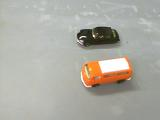
%> input picture Day03/toycars1.png, 160 x 120 px
$ octave eX04.m   (GNU Octave 9; MATLAB toolbox functions it lacks are replaced by stand-ins)
%> lines starting %> are read from the running program, lines starting %| are printed output that depends on the picture
%power law transformation

A = imread('toycars1.png');
%> A is the input picture: size 120x160x3 uint8; mean R, G, B 173.1, 171.4, 163
subplot(2,2,1);
imshow(A);

Id = im2double(A);
output1 = 2* (Id.^0.5);
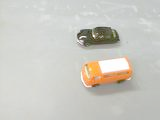
%> output1: size 120x160x3 double; mean R, G, B 1.64, 1.63, 1.58; drawn with min black and max white
output2 = 2* (Id.^1.5);
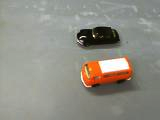
%> output2: size 120x160x3 double; mean R, G, B 1.13, 1.12, 1.05; drawn with min black and max white
output3 = 2* (Id.^3.0);
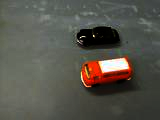
%> output3: size 120x160x3 double; mean R, G, B 0.681, 0.665, 0.597; drawn with min black and max white


subplot(2,2,2);
imshow(output1);
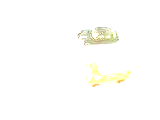
%> displayed picture: size 120x160x3, on the screen's scale of 0 to 255; mean R, G, B 254, 253.9, 251.4

subplot(2,2,3);
imshow(output2);
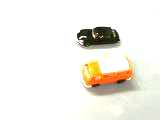
%> displayed picture: size 120x160x3, on the screen's scale of 0 to 255; mean R, G, B 242.4, 239, 231.2

subplot(2,2,4);
imshow(output3);
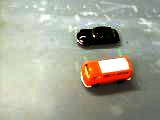
%> displayed picture: size 120x160x3, on the screen's scale of 0 to 255; mean R, G, B 165.7, 165.7, 148.9

$ run again, with Day03/toycars2.png copied over Day03/toycars1.png
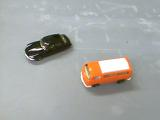
%> input picture Day03/toycars2.png, 160 x 120 px
%> A is the input picture: size 120x160x3 uint8; mean R, G, B 167.7, 168.8, 166.3
%> `output3 = 2* (Id.^3.0);`:
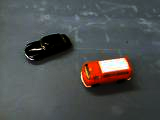
%> output3: size 120x160x3 double; mean R, G, B 0.627, 0.64, 0.639; drawn with min black and max white
%> `imshow(output3);`:
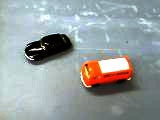
%> displayed picture: size 120x160x3, on the screen's scale of 0 to 255; mean R, G, B 151.8, 159.2, 159.3
